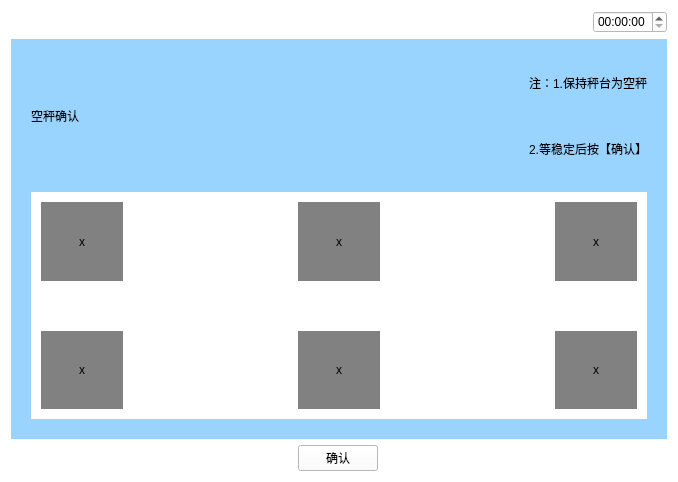
<?xml version="1.0" encoding="UTF-8"?>
<ui version="4.0">
 <class>Shuzhongliangtiaojiao</class>
 <widget class="QWidget" name="Shuzhongliangtiaojiao">
  <property name="geometry">
   <rect>
    <x>0</x>
    <y>0</y>
    <width>678</width>
    <height>482</height>
   </rect>
  </property>
  <property name="windowTitle">
   <string>Form</string>
  </property>
  <property name="styleSheet">
   <string notr="true">background-color: rgb(255, 255, 255);</string>
  </property>
  <layout class="QVBoxLayout" name="verticalLayout_3" stretch="1,5,1">
   <item>
    <layout class="QHBoxLayout" name="horizontalLayout_5">
     <item>
      <widget class="QPushButton" name="pushButton">
       <property name="text">
        <string/>
       </property>
       <property name="icon">
        <iconset resource="myimages.qrc">
         <normaloff>:/image/images/4g.png</normaloff>:/image/images/4g.png</iconset>
       </property>
       <property name="flat">
        <bool>true</bool>
       </property>
      </widget>
     </item>
     <item>
      <widget class="QPushButton" name="pushButton_2">
       <property name="text">
        <string/>
       </property>
       <property name="icon">
        <iconset resource="myimages.qrc">
         <normaloff>:/image/images/wireless.svg</normaloff>:/image/images/wireless.svg</iconset>
       </property>
       <property name="flat">
        <bool>true</bool>
       </property>
      </widget>
     </item>
     <item>
      <widget class="QPushButton" name="pushButton_3">
       <property name="text">
        <string/>
       </property>
       <property name="icon">
        <iconset resource="myimages.qrc">
         <normaloff>:/image/images/bl.svg</normaloff>:/image/images/bl.svg</iconset>
       </property>
       <property name="flat">
        <bool>true</bool>
       </property>
      </widget>
     </item>
     <item>
      <widget class="QPushButton" name="pushButton_4">
       <property name="text">
        <string/>
       </property>
       <property name="icon">
        <iconset resource="myimages.qrc">
         <normaloff>:/image/images/locate.svg</normaloff>:/image/images/locate.svg</iconset>
       </property>
       <property name="flat">
        <bool>true</bool>
       </property>
      </widget>
     </item>
     <item>
      <spacer name="horizontalSpacer_4">
       <property name="orientation">
        <enum>Qt::Horizontal</enum>
       </property>
       <property name="sizeHint" stdset="0">
        <size>
         <width>40</width>
         <height>20</height>
        </size>
       </property>
      </spacer>
     </item>
     <item>
      <widget class="QTimeEdit" name="timeEdit_2"/>
     </item>
    </layout>
   </item>
   <item>
    <widget class="QWidget" name="widget" native="true">
     <property name="sizePolicy">
      <sizepolicy hsizetype="Preferred" vsizetype="Preferred">
       <horstretch>0</horstretch>
       <verstretch>0</verstretch>
      </sizepolicy>
     </property>
     <property name="contextMenuPolicy">
      <enum>Qt::DefaultContextMenu</enum>
     </property>
     <property name="styleSheet">
      <string notr="true">background-color: rgb(153, 211, 255);</string>
     </property>
     <layout class="QVBoxLayout" name="verticalLayout_2" stretch="1,2">
      <property name="spacing">
       <number>20</number>
      </property>
      <property name="margin">
       <number>20</number>
      </property>
      <item>
       <layout class="QHBoxLayout" name="horizontalLayout">
        <item>
         <widget class="QLabel" name="label">
          <property name="text">
           <string>空秤确认</string>
          </property>
         </widget>
        </item>
        <item>
         <spacer name="horizontalSpacer">
          <property name="orientation">
           <enum>Qt::Horizontal</enum>
          </property>
          <property name="sizeHint" stdset="0">
           <size>
            <width>40</width>
            <height>20</height>
           </size>
          </property>
         </spacer>
        </item>
        <item>
         <layout class="QVBoxLayout" name="verticalLayout">
          <item>
           <widget class="QLabel" name="label_2">
            <property name="text">
             <string>注：1.保持秤台为空秤</string>
            </property>
           </widget>
          </item>
          <item>
           <widget class="QLabel" name="label_3">
            <property name="text">
             <string>2.等稳定后按【确认】</string>
            </property>
            <property name="alignment">
             <set>Qt::AlignRight|Qt::AlignTrailing|Qt::AlignVCenter</set>
            </property>
           </widget>
          </item>
         </layout>
        </item>
       </layout>
      </item>
      <item>
       <widget class="QWidget" name="widget_2" native="true">
        <property name="sizePolicy">
         <sizepolicy hsizetype="Preferred" vsizetype="Preferred">
          <horstretch>0</horstretch>
          <verstretch>0</verstretch>
         </sizepolicy>
        </property>
        <property name="styleSheet">
         <string notr="true">background-color: rgb(255, 255, 255);</string>
        </property>
        <layout class="QGridLayout" name="gridLayout">
         <property name="horizontalSpacing">
          <number>175</number>
         </property>
         <property name="verticalSpacing">
          <number>50</number>
         </property>
         <property name="margin">
          <number>10</number>
         </property>
         <item row="0" column="0">
          <widget class="QLabel" name="label_4">
           <property name="styleSheet">
            <string notr="true">background-color: rgb(129, 129, 129);</string>
           </property>
           <property name="text">
            <string>x</string>
           </property>
           <property name="alignment">
            <set>Qt::AlignCenter</set>
           </property>
          </widget>
         </item>
         <item row="0" column="1">
          <widget class="QLabel" name="label_10">
           <property name="styleSheet">
            <string notr="true">background-color: rgb(129, 129, 129);</string>
           </property>
           <property name="text">
            <string>x</string>
           </property>
           <property name="alignment">
            <set>Qt::AlignCenter</set>
           </property>
          </widget>
         </item>
         <item row="0" column="2">
          <widget class="QLabel" name="label_12">
           <property name="styleSheet">
            <string notr="true">background-color: rgb(129, 129, 129);</string>
           </property>
           <property name="text">
            <string>x</string>
           </property>
           <property name="alignment">
            <set>Qt::AlignCenter</set>
           </property>
          </widget>
         </item>
         <item row="1" column="0">
          <widget class="QLabel" name="label_5">
           <property name="styleSheet">
            <string notr="true">background-color: rgb(129, 129, 129);</string>
           </property>
           <property name="text">
            <string>x</string>
           </property>
           <property name="alignment">
            <set>Qt::AlignCenter</set>
           </property>
          </widget>
         </item>
         <item row="1" column="1">
          <widget class="QLabel" name="label_7">
           <property name="styleSheet">
            <string notr="true">background-color: rgb(129, 129, 129);</string>
           </property>
           <property name="text">
            <string>x</string>
           </property>
           <property name="alignment">
            <set>Qt::AlignCenter</set>
           </property>
          </widget>
         </item>
         <item row="1" column="2">
          <widget class="QLabel" name="label_11">
           <property name="styleSheet">
            <string notr="true">background-color: rgb(129, 129, 129);</string>
           </property>
           <property name="text">
            <string>x</string>
           </property>
           <property name="alignment">
            <set>Qt::AlignCenter</set>
           </property>
          </widget>
         </item>
        </layout>
       </widget>
      </item>
     </layout>
    </widget>
   </item>
   <item>
    <layout class="QHBoxLayout" name="horizontalLayout_2">
     <item>
      <widget class="QPushButton" name="returnIndex">
       <property name="font">
        <font>
         <family>AR PL UMing TW MBE</family>
        </font>
       </property>
       <property name="styleSheet">
        <string notr="true">border-image: url(:/image/images/index.svg);</string>
       </property>
       <property name="text">
        <string/>
       </property>
       <property name="icon">
        <iconset resource="myimages.qrc">
         <normaloff>:/image/images/index.svg</normaloff>:/image/images/index.svg</iconset>
       </property>
       <property name="iconSize">
        <size>
         <width>40</width>
         <height>40</height>
        </size>
       </property>
       <property name="flat">
        <bool>true</bool>
       </property>
      </widget>
     </item>
     <item>
      <spacer name="horizontalSpacer_2">
       <property name="orientation">
        <enum>Qt::Horizontal</enum>
       </property>
       <property name="sizeHint" stdset="0">
        <size>
         <width>40</width>
         <height>20</height>
        </size>
       </property>
      </spacer>
     </item>
     <item>
      <widget class="QPushButton" name="confirm">
       <property name="text">
        <string>确认</string>
       </property>
      </widget>
     </item>
     <item>
      <spacer name="horizontalSpacer_3">
       <property name="orientation">
        <enum>Qt::Horizontal</enum>
       </property>
       <property name="sizeHint" stdset="0">
        <size>
         <width>40</width>
         <height>20</height>
        </size>
       </property>
      </spacer>
     </item>
     <item>
      <widget class="QPushButton" name="returnPage">
       <property name="text">
        <string/>
       </property>
       <property name="icon">
        <iconset resource="myimages.qrc">
         <normaloff>:/image/images/shangyiye.svg</normaloff>:/image/images/shangyiye.svg</iconset>
       </property>
       <property name="iconSize">
        <size>
         <width>40</width>
         <height>40</height>
        </size>
       </property>
       <property name="flat">
        <bool>true</bool>
       </property>
      </widget>
     </item>
    </layout>
   </item>
  </layout>
 </widget>
 <resources>
  <include location="myimages.qrc"/>
 </resources>
 <connections/>
</ui>
